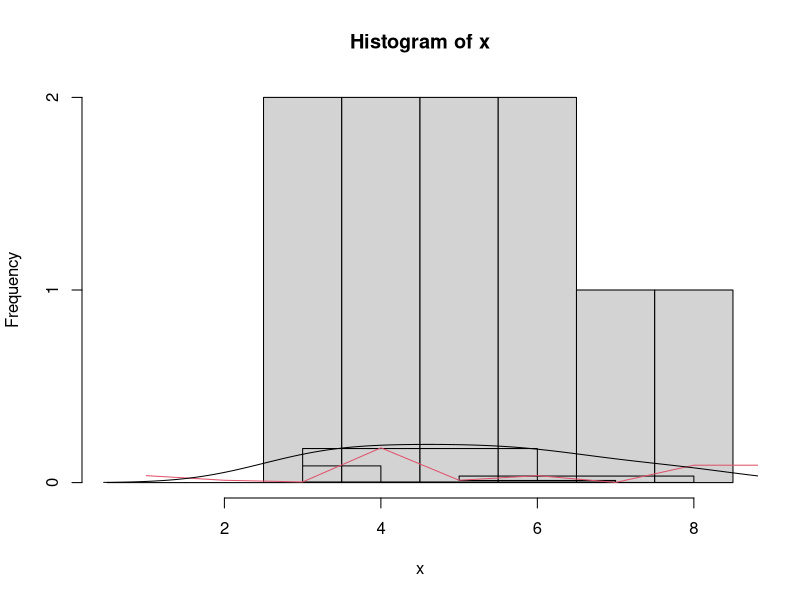
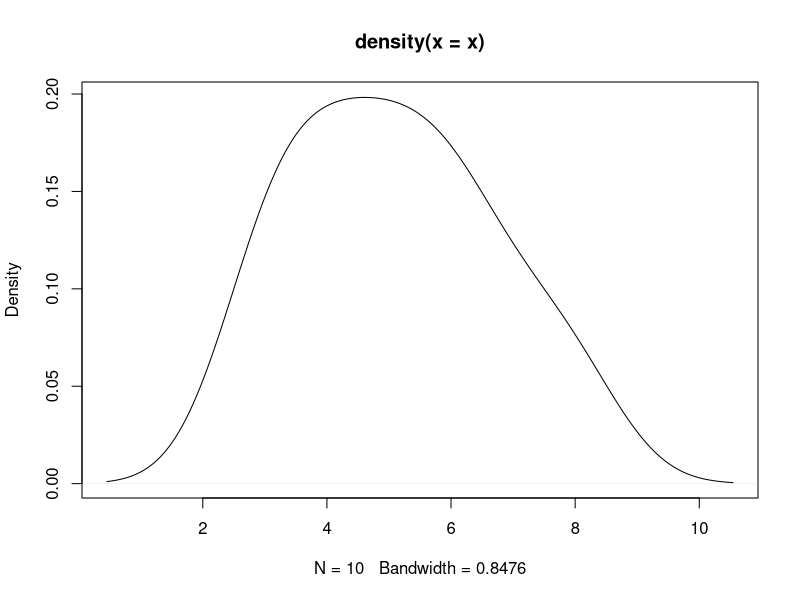

These charts were generated, in order, by the following R code: (Note: this script raises an error after producing the figures.)
x = c(5,6,7,3,6,5,8,4,4,3)
hist(x,c(.5,1.5,2.5,3.5,4.5,5.5,6.5,7.5,8.5))
lines(x,dpois(x,1.96),type='s')
lines(dpois(x,2),col=2)

















lines(density(x))

d <- density(x)
plot(d)


lklh.poisson <- function(x, lambda) lambda^x/factorial(x) * exp(-lambda)

log.lklh.poisson <- function(x, lambda){ 
    -sum(x * log(lambda) - log(factorial(x)) - lambda) 
  }


optim(par = 2, log.lklh.poisson, x = x)

fitdistr(x,densfun="negative binomial")
sum(x)
10/51

y=seq(0,9,.01)
lines(y,dpois(y,2),type='s')

plot(x,dpois(x,2),type='s')
